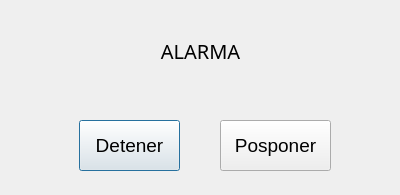
<?xml version="1.0" encoding="UTF-8"?>
<ui version="4.0">
 <class>AlarmaDialog</class>
 <widget class="QDialog" name="AlarmaDialog">
  <property name="geometry">
   <rect>
    <x>0</x>
    <y>0</y>
    <width>400</width>
    <height>195</height>
   </rect>
  </property>
  <property name="windowTitle">
   <string>Dialog</string>
  </property>
  <widget class="QLabel" name="messageLabel">
   <property name="geometry">
    <rect>
     <x>0</x>
     <y>10</y>
     <width>401</width>
     <height>81</height>
    </rect>
   </property>
   <property name="font">
    <font>
     <family>Source Code Pro Medium</family>
     <pointsize>15</pointsize>
    </font>
   </property>
   <property name="text">
    <string>ALARMA</string>
   </property>
   <property name="alignment">
    <set>Qt::AlignmentFlag::AlignCenter</set>
   </property>
  </widget>
  <widget class="QPushButton" name="stopButton">
   <property name="geometry">
    <rect>
     <x>79</x>
     <y>120</y>
     <width>101</width>
     <height>51</height>
    </rect>
   </property>
   <property name="font">
    <font>
     <pointsize>14</pointsize>
    </font>
   </property>
   <property name="cursor">
    <cursorShape>PointingHandCursor</cursorShape>
   </property>
   <property name="text">
    <string>Detener</string>
   </property>
  </widget>
  <widget class="QPushButton" name="snoozeButton">
   <property name="geometry">
    <rect>
     <x>220</x>
     <y>120</y>
     <width>111</width>
     <height>51</height>
    </rect>
   </property>
   <property name="font">
    <font>
     <pointsize>14</pointsize>
    </font>
   </property>
   <property name="cursor">
    <cursorShape>PointingHandCursor</cursorShape>
   </property>
   <property name="text">
    <string>Posponer</string>
   </property>
  </widget>
 </widget>
 <resources/>
 <connections/>
</ui>
